Frame 1 (no input): blank canvas, image omitted
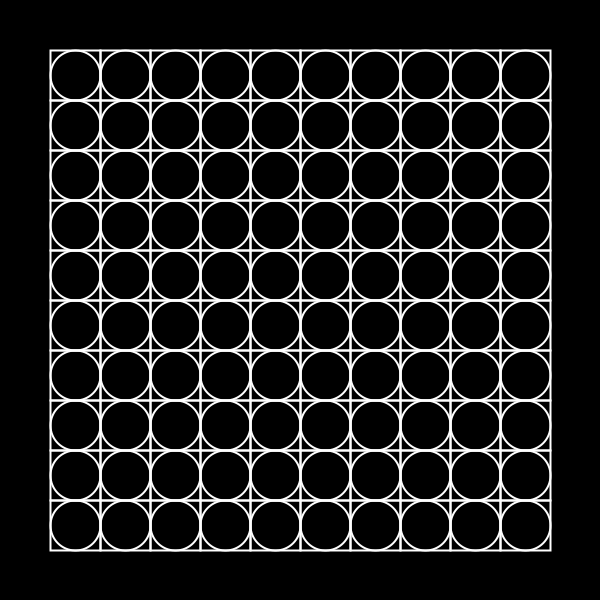
Frame 60 (the mouse pressed at the canvas centre just before this capture)
Frame 120 (the mouse held since frame 60 and released just before this capture): identical to frame 60, image omitted

The Processing sketch that drew this single still picture (run headless with seeded random() and noise(); from frame 60 on, the mouse is pressed at the canvas centre):

// Processing sketch: processing_143480
// ── processing_143480.pde

// Konkuk University
// Department of Dynamic Media
// SOS iDesign
// Name: Moon Ye Lin
// ID: 201420077

void setup() {
  size(600, 600);
  smooth();
}

void draw() {
  background(0);
  noStroke();
  rect(0, 0, width, height);

  for (int i = 75; i < width-25; i = i + 50) {
    for (int j = 75; j < height-25; j = j + 50) {
      stroke(255);
      strokeWeight(2);
      noFill();
      ellipse(i, j, 50, 50);
      rectMode(CENTER);
      rect(i, j, 50, 50);
    }
  }
}
